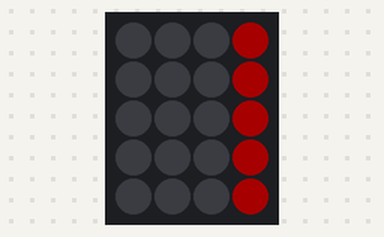
Simulated run of this sketch. Board: Arduino Uno, built with avr-gcc and run on an emulated ATmega328P. On the bench: 4×5 RGB LED matrix (first LED top left, wired row by row). Dim RGB values are drawn brighter than linear.

Above: at 1.1 s.
At 5.7 s:
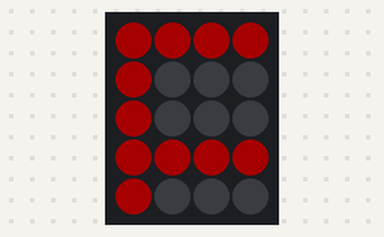
At 10.7 s:
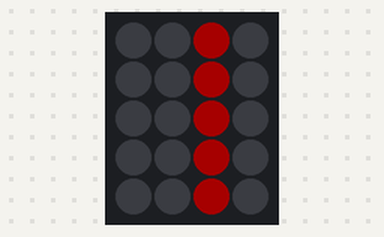
At 18.9 s:
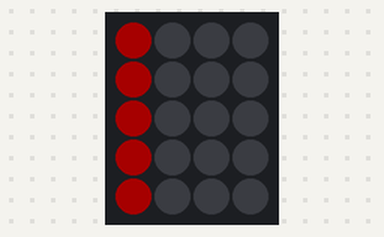
At 28.5 s:
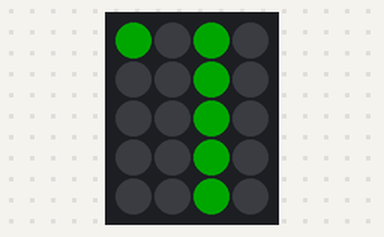
At 39.2 s:
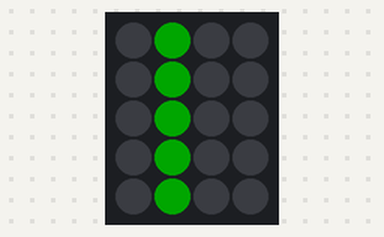

The sketch:

Text_Scroll_using_Neopixel_.ino
```cpp
// code to display text on LED dress. Mostly derived from
// Adafruit_NeoMatrix example for single NeoPixel Shield.
// Scrolls 'Hi' across the matrix in a portrait (vertical) orientation.
#include <Adafruit_GFX.h>
#include <Adafruit_NeoMatrix.h>
#include <Adafruit_NeoPixel.h>
#ifndef PSTR
#define PSTR // Make Arduino Due happy
#endif
#define PIN 3
// MATRIX DECLARATION:
// Parameter 1 = width of NeoPixel matrix
// Parameter 2 = height of matrix
// Parameter 3 = pin number (most are valid)
// Parameter 4 = matrix layout flags, add together as needed:
// NEO_MATRIX_TOP, NEO_MATRIX_BOTTOM, NEO_MATRIX_LEFT, NEO_MATRIX_RIGHT:
// Position of the FIRST LED in the matrix; pick two, e.g.
// NEO_MATRIX_TOP + NEO_MATRIX_LEFT for the top-left corner.
// NEO_MATRIX_ROWS, NEO_MATRIX_COLUMNS: LEDs are arranged in horizontal
// rows or in vertical columns, respectively; pick one or the other.
// NEO_MATRIX_PROGRESSIVE, NEO_MATRIX_ZIGZAG: all rows/columns proceed
// in the same order, or alternate lines reverse direction; pick one.
// See example below for these values in action.
// Parameter 5 = pixel type flags, add together as needed:
// NEO_KHZ800 800 KHz bitstream (most NeoPixel products w/WS2812 LEDs)
// NEO_KHZ400 400 KHz (classic 'v1' (not v2) FLORA pixels, WS2811 drivers)
// NEO_GRB Pixels are wired for GRB bitstream (most NeoPixel products)
// NEO_RGB Pixels are wired for RGB bitstream (v1 FLORA pixels, not v2)
//note: 72 is half the length of a 144 LEDs/meter LED strip. 4 were de-soldered
//in the middle, and connected in a zigzag fashion.
//Adafruit_NeoMatrix matrix = Adafruit_NeoMatrix(4, 5, PIN,  NEO_RGB + NEO_KHZ800);
Adafruit_NeoMatrix matrix = Adafruit_NeoMatrix(4, 5, PIN,NEO_MATRIX_BOTTOM + NEO_MATRIX_RIGHT + NEO_MATRIX_COLUMNS + NEO_MATRIX_ZIGZAG + NEO_GRB + NEO_KHZ800);

const uint16_t colors[] = {
matrix.Color(255, 0, 0), matrix.Color(0, 255, 0), matrix.Color(0, 0, 255) };
void setup() {
matrix.begin();
matrix.setTextWrap(false);
matrix.setBrightness(40);
matrix.setTextColor(colors[0]);


}
//int x = matrix.width();
int x = matrix.height();
int pass = 0;
void loop() {
matrix.fillScreen(0);
matrix.setCursor(x, 0);
matrix.print(F("HELLO!"));
if(--x < -36) {
x = matrix.width();
if(++pass >= 3) pass = 0;
matrix.setTextColor(colors[pass]);
}
matrix.show();
delay(500);
}
```

Measured:
- what the display in image 0 shows lasts 0.5 s, from 1.0 s to 1.5 s
